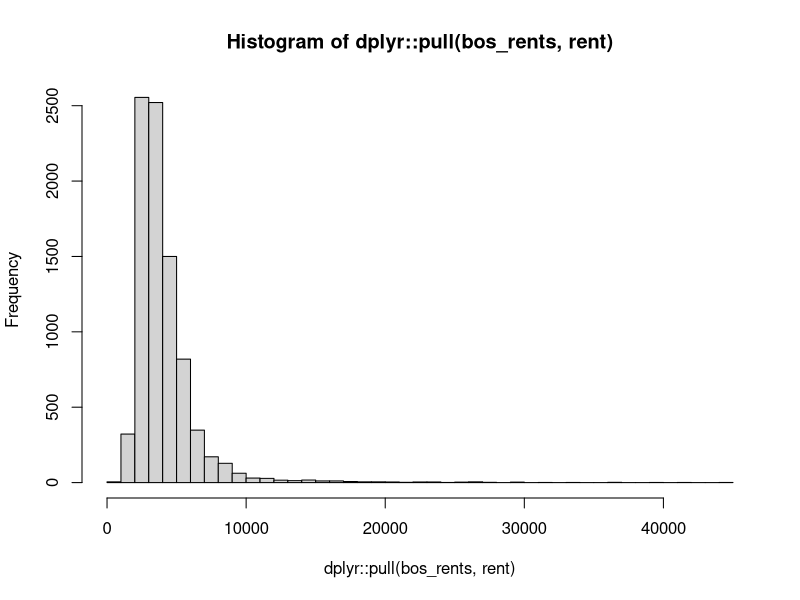
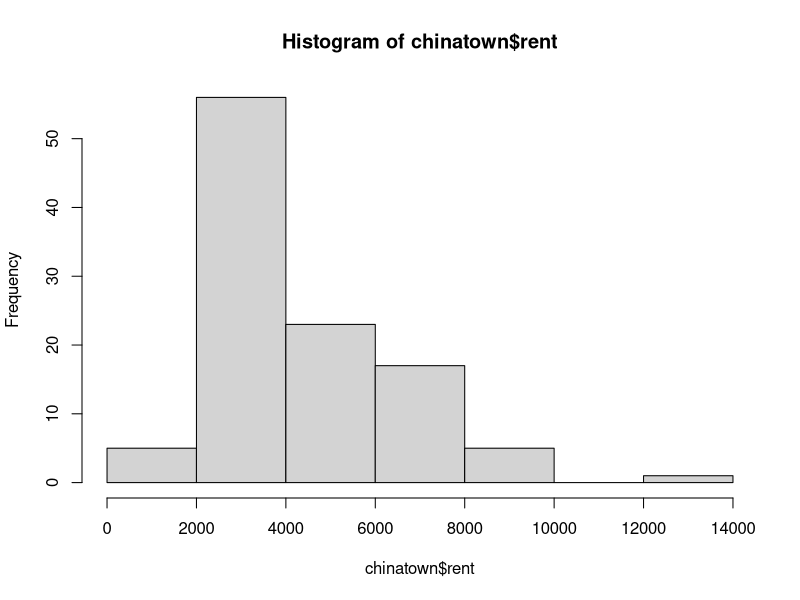
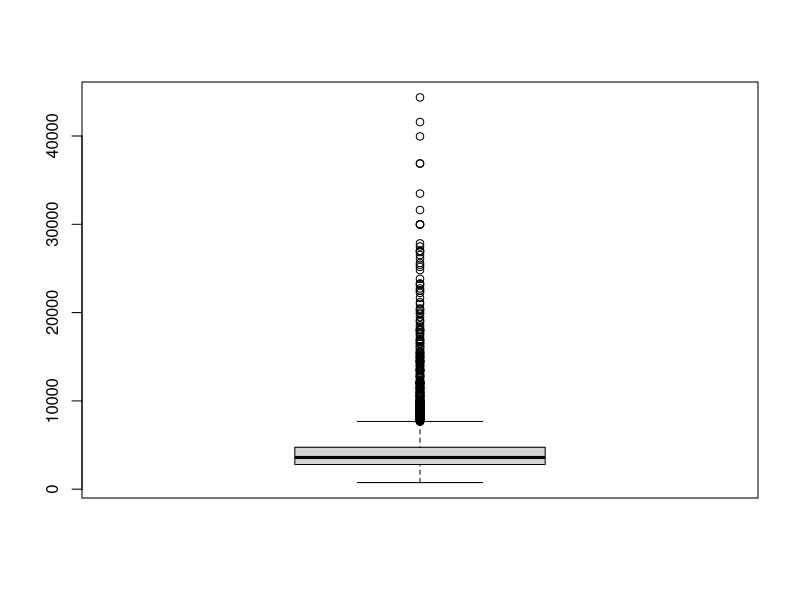

Write R code to recreate these figures, in order.
## ---- chunk 1
knitr::opts_chunk$set(
  echo = TRUE,
  cache = TRUE,
  hold=TRUE,
  warning = FALSE,
  message = FALSE,
  size = 'huge'
  )
## ---- chunk 2
library(tidyverse)
bos_rents<-read_csv("boston_rents.csv")
## ---- chunk 3
unique(bos_rents$neighborhood)
unique(bos_rents$bedrooms)
## ---- chunk 4
library(xtable)
xtabs(~neighborhood,data=bos_rents)
## ---- chunk 5
xtabs(~bedrooms+neighborhood, data=bos_rents)
## ---- chunk 6

bos_rents|>
  dplyr::pull(rent) |>
  hist(breaks = 50)

## ---- chunk 7
chinatown <- bos_rents |>
  filter(bos_rents$neighborhood == "Chinatown")

hist(chinatown$rent)
## ---- chunk 8
summary(bos_rents$rent)
## ---- chunk 9
boxplot(bos_rents$rent)
## ---- chunk 10
bos_rents |>
  dplyr::pull(rent) |>
  mean(na.rm=TRUE) 
## ---- chunk 11
mean(bos_rents$rent, na.rm=TRUE)

median(bos_rents$rent, na.rm=TRUE)
## ---- chunk 12
quantile(bos_rents$rent, probs=c(.2,.4,.6,.8))
## ---- chunk 13
quantile(bos_rents$rent,probs=seq(.2,.8,by=.1))
## ---- chunk 14
range(bos_rents$rent) 

max(bos_rents$rent) - min(bos_rents$rent)
## ---- chunk 15
sd(bos_rents$rent)
